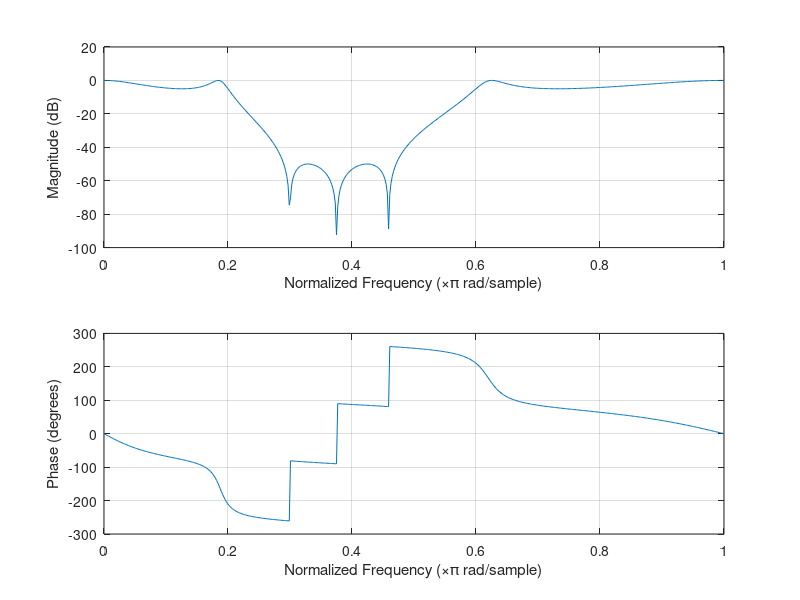
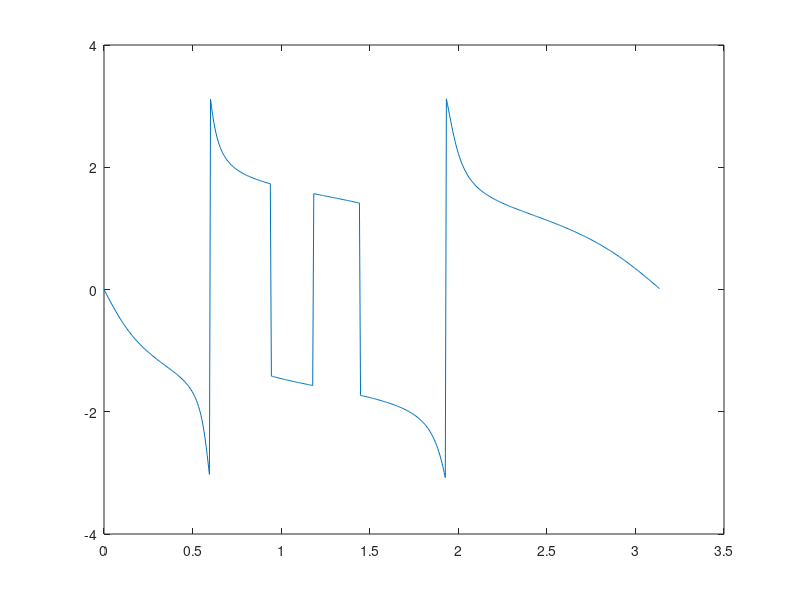

The MATLAB source for these figures, in order:
[b,a] = ellip(3,5,50,[0.2 0.6],'stop');
freqz(b,a)
dataIn = randn(1000,1);
dataOut = filter(b,a,dataIn);
figure
[m,p]=freqz(b,a);
plot(p,angle(m))